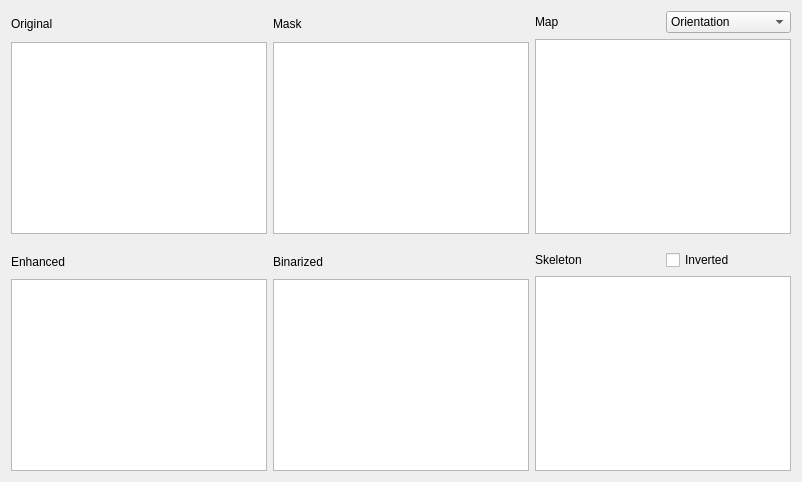
          <widget class="QWidget" name="tab_8">
           <attribute name="title">
            <string>Preprocessing</string>
           </attribute>
           <layout class="QGridLayout" name="gridLayout_6">
            <item row="0" column="0">
             <layout class="QVBoxLayout" name="verticalLayout_45">
              <item>
               <widget class="QLabel" name="label_exExter_original">
                <property name="minimumSize">
                 <size>
                  <width>0</width>
                  <height>25</height>
                 </size>
                </property>
                <property name="text">
                 <string>Original</string>
                </property>
               </widget>
              </item>
              <item>
               <widget class="QGraphicsView" name="graphicsView_exTester_original">
                <property name="dragMode">
                 <enum>QGraphicsView::ScrollHandDrag</enum>
                </property>
               </widget>
              </item>
             </layout>
            </item>
            <item row="0" column="1">
             <layout class="QVBoxLayout" name="verticalLayout_46">
              <item>
               <widget class="QLabel" name="label_exExter_mask">
                <property name="minimumSize">
                 <size>
                  <width>0</width>
                  <height>25</height>
                 </size>
                </property>
                <property name="text">
                 <string>Mask</string>
                </property>
               </widget>
              </item>
              <item>
               <widget class="QGraphicsView" name="graphicsView_exTester_mask">
                <property name="dragMode">
                 <enum>QGraphicsView::ScrollHandDrag</enum>
                </property>
               </widget>
              </item>
             </layout>
            </item>
            <item row="0" column="2">
             <layout class="QVBoxLayout" name="verticalLayout_47">
              <item>
               <layout class="QHBoxLayout" name="horizontalLayout_36">
                <item>
                 <widget class="QLabel" name="label_exExter_omap">
                  <property name="text">
                   <string>Map</string>
                  </property>
                 </widget>
                </item>
                <item>
                 <widget class="QComboBox" name="comboBox_exTester_map">
                  <item>
                   <property name="text">
                    <string>Orientation</string>
                   </property>
                  </item>
                  <item>
                   <property name="text">
                    <string>Quality</string>
                   </property>
                  </item>
                  <item>
                   <property name="text">
                    <string>Frequency</string>
                   </property>
                  </item>
                 </widget>
                </item>
               </layout>
              </item>
              <item>
               <widget class="QGraphicsView" name="graphicsView_exTester_map">
                <property name="dragMode">
                 <enum>QGraphicsView::ScrollHandDrag</enum>
                </property>
               </widget>
              </item>
             </layout>
            </item>
            <item row="1" column="0">
             <spacer name="verticalSpacer_10">
              <property name="orientation">
               <enum>Qt::Vertical</enum>
              </property>
              <property name="sizeType">
               <enum>QSizePolicy::Fixed</enum>
              </property>
              <property name="sizeHint" stdset="0">
               <size>
                <width>20</width>
                <height>10</height>
               </size>
              </property>
             </spacer>
            </item>
            <item row="2" column="0">
             <layout class="QVBoxLayout" name="verticalLayout_48">
              <item>
               <widget class="QLabel" name="label_exExter_enhanced">
                <property name="minimumSize">
                 <size>
                  <width>0</width>
                  <height>23</height>
                 </size>
                </property>
                <property name="text">
                 <string>Enhanced</string>
                </property>
               </widget>
              </item>
              <item>
               <widget class="QGraphicsView" name="graphicsView_exTester_enhanced">
                <property name="dragMode">
                 <enum>QGraphicsView::ScrollHandDrag</enum>
                </property>
               </widget>
              </item>
             </layout>
            </item>
            <item row="2" column="1">
             <layout class="QVBoxLayout" name="verticalLayout_49">
              <item>
               <widget class="QLabel" name="label_exExter_binarized">
                <property name="minimumSize">
                 <size>
                  <width>0</width>
                  <height>23</height>
                 </size>
                </property>
                <property name="text">
                 <string>Binarized</string>
                </property>
               </widget>
              </item>
              <item>
               <widget class="QGraphicsView" name="graphicsView_exTester_binarized">
                <property name="dragMode">
                 <enum>QGraphicsView::ScrollHandDrag</enum>
                </property>
               </widget>
              </item>
             </layout>
            </item>
            <item row="2" column="2">
             <layout class="QVBoxLayout" name="verticalLayout_50">
              <item>
               <layout class="QHBoxLayout" name="horizontalLayout_40">
                <item>
                 <widget class="QLabel" name="label_exExter_skeleton">
                  <property name="text">
                   <string>Skeleton</string>
                  </property>
                 </widget>
                </item>
                <item>
                 <widget class="QCheckBox" name="checkBox_exTester_invertedSkeleton">
                  <property name="text">
                   <string>Inverted</string>
                  </property>
                 </widget>
                </item>
               </layout>
              </item>
              <item>
               <widget class="QGraphicsView" name="graphicsView_exTester_skeleton">
                <property name="dragMode">
                 <enum>QGraphicsView::ScrollHandDrag</enum>
                </property>
               </widget>
              </item>
             </layout>
            </item>
           </layout>
          </widget>
